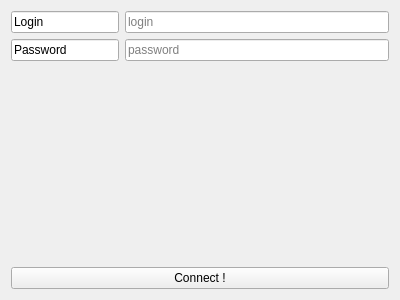
<?xml version="1.0" encoding="UTF-8"?>
<ui version="4.0">
 <class>login</class>
 <widget class="QWidget" name="login">
  <property name="geometry">
   <rect>
    <x>0</x>
    <y>0</y>
    <width>400</width>
    <height>300</height>
   </rect>
  </property>
  <property name="windowTitle">
   <string>Form</string>
  </property>
  <layout class="QHBoxLayout" name="horizontalLayout">
   <item>
    <layout class="QVBoxLayout" name="verticalLayout">
     <item>
      <layout class="QFormLayout" name="formLayout">
       <property name="formAlignment">
        <set>Qt::AlignCenter</set>
       </property>
       <item row="2" column="0">
        <widget class="QLineEdit" name="passText">
         <property name="text">
          <string>Password</string>
         </property>
         <property name="readOnly">
          <bool>true</bool>
         </property>
        </widget>
       </item>
       <item row="2" column="1">
        <widget class="QLineEdit" name="input_pass">
         <property name="echoMode">
          <enum>QLineEdit::PasswordEchoOnEdit</enum>
         </property>
         <property name="placeholderText">
          <string>password</string>
         </property>
        </widget>
       </item>
       <item row="1" column="0">
        <widget class="QLineEdit" name="loginText">
         <property name="text">
          <string>Login </string>
         </property>
         <property name="readOnly">
          <bool>true</bool>
         </property>
        </widget>
       </item>
       <item row="1" column="1">
        <widget class="QLineEdit" name="input_login">
         <property name="placeholderText">
          <string>login</string>
         </property>
        </widget>
       </item>
      </layout>
     </item>
     <item>
      <spacer name="verticalSpacer">
       <property name="orientation">
        <enum>Qt::Vertical</enum>
       </property>
       <property name="sizeHint" stdset="0">
        <size>
         <width>20</width>
         <height>35</height>
        </size>
       </property>
      </spacer>
     </item>
     <item>
      <widget class="QPushButton" name="connectButton">
       <property name="text">
        <string>Connect !</string>
       </property>
      </widget>
     </item>
    </layout>
   </item>
  </layout>
 </widget>
 <resources/>
 <connections/>
 <slots>
  <slot>connection()</slot>
 </slots>
</ui>
